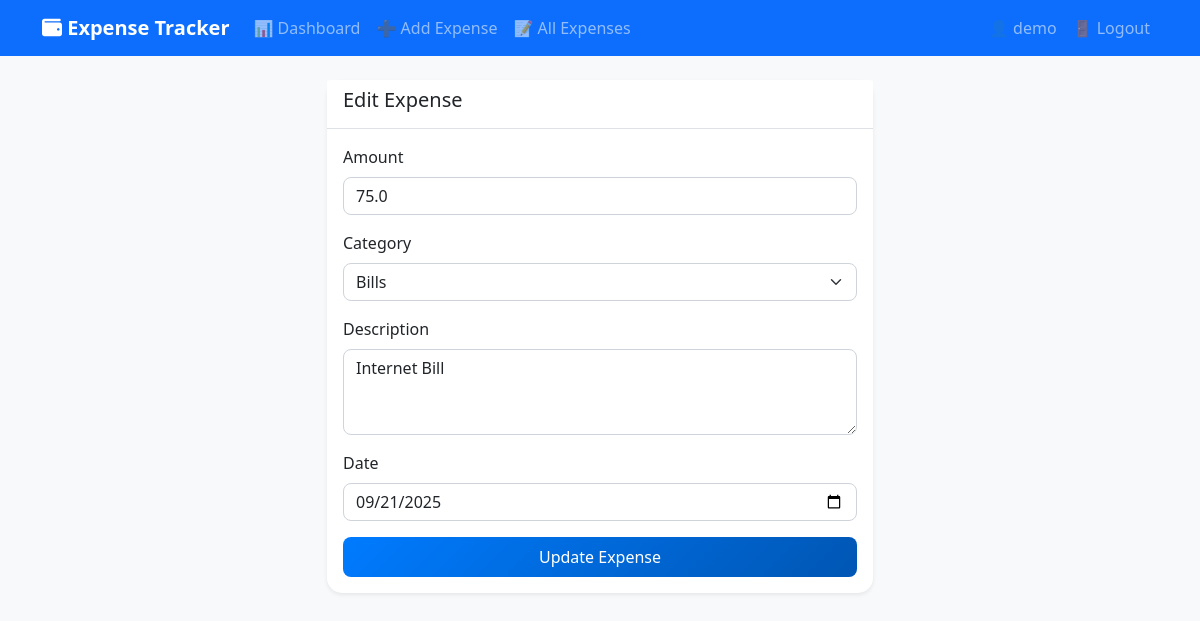
The app's page /edit_expense/11 (signed in) with its own data.
### models.py (models this page shows, shortened)
class User(UserMixin, db.Model):
    id = db.Column(db.Integer, primary_key=True)
    username = db.Column(db.String(80), unique=True, nullable=False)
    email = db.Column(db.String(120), unique=True, nullable=False)
    password_hash = db.Column(db.String(128))
    expenses = db.relationship('Expense', backref='user', lazy=True)
    created_at = db.Column(db.DateTime, default=datetime.utcnow)

class Expense(db.Model):
    id = db.Column(db.Integer, primary_key=True)
    amount = db.Column(db.Float, nullable=False)
    category = db.Column(db.String(50), db.ForeignKey('category.name'), nullable=False)
    description = db.Column(db.String(200), nullable=True)
    date = db.Column(db.Date, nullable=False)
    created_at = db.Column(db.DateTime, default=datetime.utcnow)
    user_id = db.Column(db.Integer, db.ForeignKey('user.id'), nullable=False)
    category_info = db.relationship('Category', backref=db.backref('expenses', lazy=True))

### app.py (the view, shortened to what this page needs)
@app.route('/edit_expense/<int:id>', methods=['GET', 'POST'])
def edit_expense(id):
    expense = Expense.query.get_or_404(id)
    form = ExpenseForm(obj=expense)
    return render_template('add_expense.html', form=form, expense=expense)

### forms.py
class ExpenseForm(FlaskForm):
    amount = FloatField('Amount', validators=[
        DataRequired(message='Amount is required'),
        NumberRange(min=0.01, message='Amount must be greater than 0')
    ])
    category = SelectField('Category', validators=[DataRequired()])
    def __init__(self, *args, **kwargs):
        super(ExpenseForm, self).__init__(*args, **kwargs)
        from models import Category
        self.category.choices = [(c.name, c.name) for c in Category.query.order_by(Category.name).all()]
    description = TextAreaField('Description', validators=[
        Length(max=200, message='Description must be less than 200 characters')
    ])
    date = DateField('Date', validators=[DataRequired()], default=date.today)

### templates/add_expense.html (shortened to what this page needs)
{% extends "base.html" %}
{% block content %}
<div class="row justify-content-center">
    <div class="col-md-6">
        <div class="card">
            <div class="card-header">
                <h5>{% if expense %}Edit Expense{% else %}Add New Expense{% endif %}</h5>
            </div>
            <div class="card-body">
                <form method="POST">
                    <div class="mb-3">
                        {{ form.amount.label(class="form-label") }}
                        {{ form.amount(class="form-control") }}
                    </div>
                    <div class="mb-3">
                        {{ form.category.label(class="form-label") }}
                        {{ form.category(class="form-select") }}
                    </div>
                    <div class="mb-3">
                        {{ form.description.label(class="form-label") }}
                        {{ form.description(class="form-control", rows="3") }}
                    </div>
                    <div class="mb-3">
                        {{ form.date.label(class="form-label") }}
                        {{ form.date(class="form-control") }}
                    </div>
                    <div class="d-grid">
                        <button type="submit" class="btn btn-primary">
                            {% if expense %}Update Expense{% else %}Add Expense{% endif %}
                        </button>
                    </div>
                </form>
            </div>
        </div>
    </div>
</div>
{% endblock %}

### templates/base.html (shortened to what this page needs)
<!DOCTYPE html>
<html lang="en">
<head>
    <link href="https://cdn.jsdelivr.net/npm/bootstrap@5.1.3/dist/css/bootstrap.min.css" rel="stylesheet">
    <link href="https://cdnjs.cloudflare.com/ajax/libs/font-awesome/6.0.0/css/all.min.css" rel="stylesheet">
    <link href="{{ url_for('static', filename='css/style.css') }}" rel="stylesheet">
</head>
<body>
    <nav class="navbar navbar-expand-lg navbar-dark bg-primary">
        <div class="container">
            <a class="navbar-brand" href="{{ url_for('dashboard') }}">
                <i class="fas fa-wallet"></i> Expense Tracker
            </a>
            <div class="collapse navbar-collapse" id="navbarNav">
                            <ul class="navbar-nav me-auto">
                {% if current_user.is_authenticated %}
                <li class="nav-item">
                    <a class="nav-link" href="{{ url_for('dashboard') }}">📊 Dashboard</a>
                </li>
                <li class="nav-item">
                    <a class="nav-link" href="{{ url_for('add_expense') }}">➕ Add Expense</a>
                </li>
                <li class="nav-item">
                    <a class="nav-link" href="{{ url_for('expenses') }}">📝 All Expenses</a>
                </li>
                {% endif %}
            </ul>
            <ul class="navbar-nav">
                {% if current_user.is_authenticated %}
                <li class="nav-item">
                    <span class="nav-link">👤 {{ current_user.username }}</span>
                </li>
                <li class="nav-item">
                    <a class="nav-link" href="{{ url_for('logout') }}">🚪 Logout</a>
                </li>
                {% endif %}
            </ul>
            </div>
        </div>
    </nav>
    <div class="container mt-4">
        {% block content %}{% endblock %}
    </div>
</body>
</html>

### static/css/style.css (style rules this page uses)
:root { --primary-color: #007bff; --success-color: #28a745; --info-color: #17a2b8; --warning-color: #ffc107; --danger-color: #dc3545; --dark-color: #343a40; --light-color: #f8f9fa; }
body { background-color: var(--light-color); font-family: 'Segoe UI', Tahoma, Geneva, Verdana, sans-serif; }
.navbar-brand { font-weight: bold; }
.card { border: none; border-radius: 15px; box-shadow: 0 0.125rem 0.25rem rgba(0, 0, 0, 0.075); transition: box-shadow 0.15s ease-in-out; }
.card-header { background-color: white; border-bottom: 1px solid #dee2e6; font-weight: 600; }
.btn { border-radius: 8px; font-weight: 500; padding: 0.5rem 1rem; }
.btn-primary { background: linear-gradient(135deg, #007bff, #0056b3); border: none; }
.form-control, .form-select { border-radius: 8px; border: 1px solid #ced4da; transition: border-color 0.15s ease-in-out, box-shadow 0.15s ease-in-out; }

### records on screen
User: username "demo"
Expense: amount "75.0", category "Bills", description "Internet Bill", date "09/21/2025"
